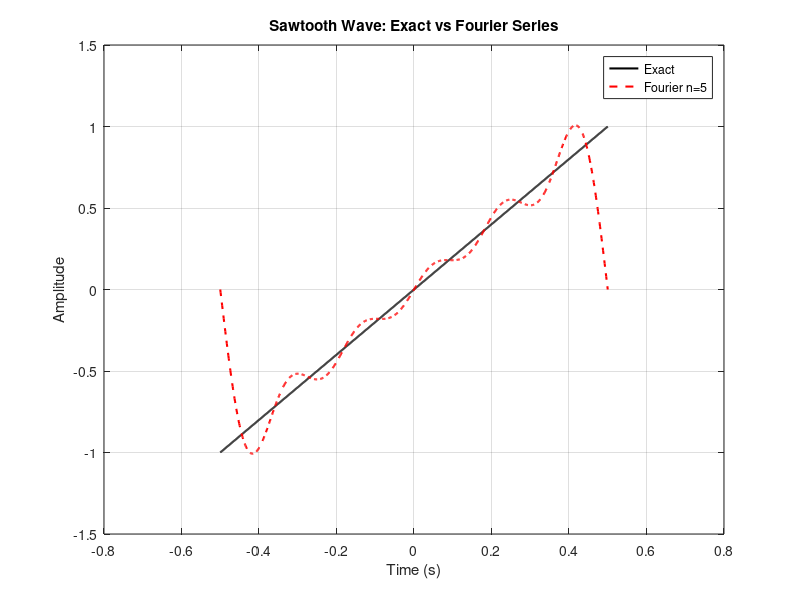

This chart was generated by the following MATLAB code:
% Section B: Sawtooth Wave Synthesis
clear; close all; clc;

% Parameters
T = 1;          % Period (seconds)
t = -T/2:0.001:T/2;  % Time vector
N = 1:5;        % Harmonics up to n=5

% Exact sawtooth
f_exact = 2*t;

% Preallocate for Fourier sum
f_fourier = zeros(1,length(t));

% Calculation loop
for n = N
    % Sawtooth wave Fourier series
    an = -(2/pi)*((-1)^n/n);  % Coefficient formula from your derivation
    f_fourier = f_fourier + an*sin(2*pi*n*t/T);
end

% Plot
figure
plot(t, f_exact, 'k-', 'LineWidth', 1.5, 'DisplayName', 'Exact')
hold on
plot(t, f_fourier, 'r--', 'LineWidth', 1.5, 'DisplayName', 'Fourier n=5')
grid on
xlabel('Time (s)')
ylabel('Amplitude')
title('Sawtooth Wave: Exact vs Fourier Series')
legend('Location', 'best')